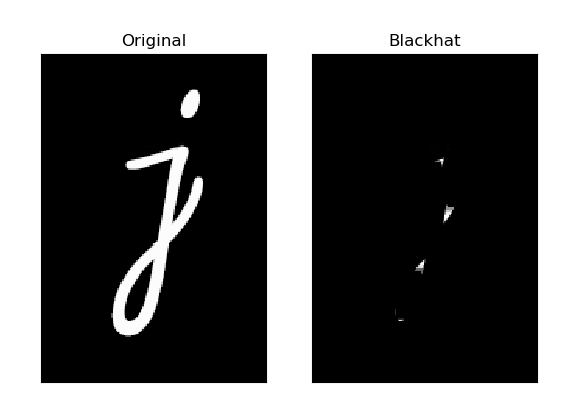

The Python source for this figure:

import cv2 
import numpy as np
from matplotlib import pyplot as plt

img = cv2.imread('j.png',0)
kernel = np.ones((5,5),np.uint8) 
blackhat = cv2.morphologyEx(img, cv2.MORPH_BLACKHAT, kernel)

img1 = cv2.cvtColor(img, cv2.COLOR_BGR2RGB)
img2 = cv2.cvtColor(blackhat, cv2.COLOR_BGR2RGB)

plt.subplot(121),plt.imshow(img1),plt.title('Original') 
plt.xticks([]), plt.yticks([]) 
plt.subplot(122),plt.imshow(img2),plt.title('Blackhat') 
plt.xticks([]), plt.yticks([]) 
plt.show()
